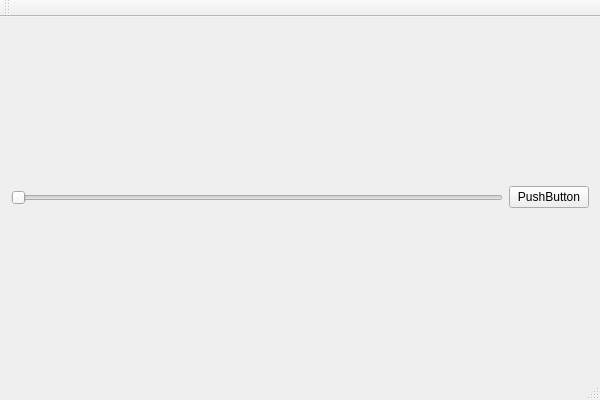
<?xml version="1.0" encoding="UTF-8"?>
<ui version="4.0">
 <class>MainWindowClass</class>
 <widget class="QMainWindow" name="MainWindowClass">
  <property name="geometry">
   <rect>
    <x>0</x>
    <y>0</y>
    <width>600</width>
    <height>400</height>
   </rect>
  </property>
  <property name="windowTitle">
   <string>MainWindow</string>
  </property>
  <widget class="QWidget" name="centralWidget">
   <layout class="QHBoxLayout" name="horizontalLayout">
    <item>
     <widget class="QSlider" name="horizontalSlider">
      <property name="orientation">
       <enum>Qt::Horizontal</enum>
      </property>
     </widget>
    </item>
    <item>
     <widget class="QPushButton" name="pushButton">
      <property name="text">
       <string>PushButton</string>
      </property>
     </widget>
    </item>
   </layout>
  </widget>
  <widget class="QMenuBar" name="menuBar">
   <property name="geometry">
    <rect>
     <x>0</x>
     <y>0</y>
     <width>600</width>
     <height>26</height>
    </rect>
   </property>
  </widget>
  <widget class="QToolBar" name="mainToolBar">
   <attribute name="toolBarArea">
    <enum>TopToolBarArea</enum>
   </attribute>
   <attribute name="toolBarBreak">
    <bool>false</bool>
   </attribute>
  </widget>
  <widget class="QStatusBar" name="statusBar"/>
 </widget>
 <layoutdefault spacing="6" margin="11"/>
 <resources>
  <include location="MainWindow.qrc"/>
 </resources>
 <connections/>
</ui>
